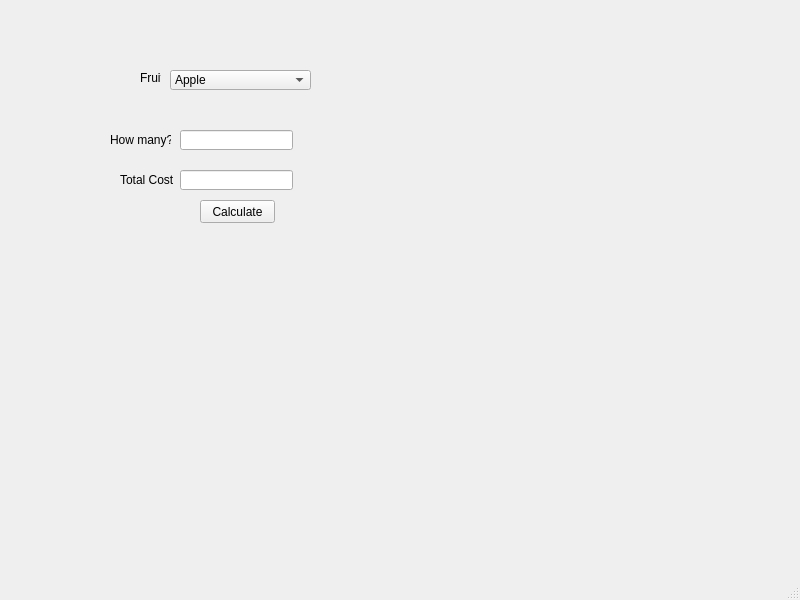
<?xml version="1.0" encoding="UTF-8"?>
<ui version="4.0">
 <class>MainWindow</class>
 <widget class="QMainWindow" name="MainWindow">
  <property name="geometry">
   <rect>
    <x>0</x>
    <y>0</y>
    <width>800</width>
    <height>600</height>
   </rect>
  </property>
  <property name="windowTitle">
   <string>MainWindow</string>
  </property>
  <widget class="QWidget" name="centralwidget">
   <widget class="QComboBox" name="comboBox">
    <property name="geometry">
     <rect>
      <x>170</x>
      <y>70</y>
      <width>141</width>
      <height>20</height>
     </rect>
    </property>
    <item>
     <property name="text">
      <string>Apple</string>
     </property>
    </item>
    <item>
     <property name="text">
      <string>Banana</string>
     </property>
    </item>
    <item>
     <property name="text">
      <string>Grapefruit</string>
     </property>
    </item>
    <item>
     <property name="text">
      <string>Orange</string>
     </property>
    </item>
    <item>
     <property name="text">
      <string>Peach</string>
     </property>
    </item>
   </widget>
   <widget class="QLabel" name="label">
    <property name="geometry">
     <rect>
      <x>140</x>
      <y>70</y>
      <width>21</width>
      <height>16</height>
     </rect>
    </property>
    <property name="text">
     <string>Fruit</string>
    </property>
   </widget>
   <widget class="QPushButton" name="pushButton">
    <property name="geometry">
     <rect>
      <x>200</x>
      <y>200</y>
      <width>75</width>
      <height>23</height>
     </rect>
    </property>
    <property name="text">
     <string>Calculate</string>
    </property>
   </widget>
   <widget class="QLineEdit" name="lineEdit">
    <property name="geometry">
     <rect>
      <x>180</x>
      <y>130</y>
      <width>113</width>
      <height>20</height>
     </rect>
    </property>
   </widget>
   <widget class="QLabel" name="label_2">
    <property name="geometry">
     <rect>
      <x>110</x>
      <y>130</y>
      <width>61</width>
      <height>20</height>
     </rect>
    </property>
    <property name="text">
     <string>How many?</string>
    </property>
   </widget>
   <widget class="QLineEdit" name="lineEdit_2">
    <property name="geometry">
     <rect>
      <x>180</x>
      <y>170</y>
      <width>113</width>
      <height>20</height>
     </rect>
    </property>
   </widget>
   <widget class="QLabel" name="label_3">
    <property name="geometry">
     <rect>
      <x>120</x>
      <y>170</y>
      <width>61</width>
      <height>20</height>
     </rect>
    </property>
    <property name="text">
     <string>Total Cost</string>
    </property>
   </widget>
  </widget>
  <widget class="QMenuBar" name="menubar">
   <property name="geometry">
    <rect>
     <x>0</x>
     <y>0</y>
     <width>800</width>
     <height>22</height>
    </rect>
   </property>
  </widget>
  <widget class="QStatusBar" name="statusbar"/>
 </widget>
 <resources/>
 <connections/>
</ui>
